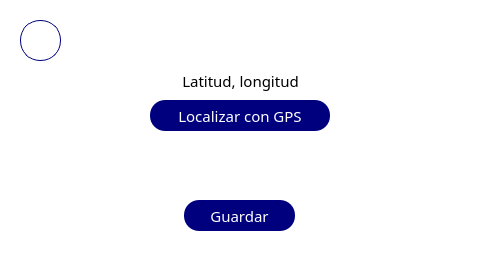
<?xml version="1.0" encoding="UTF-8"?>
<ui version="4.0">
 <class>MainWindow</class>
 <widget class="QMainWindow" name="MainWindow">
  <property name="geometry">
   <rect>
    <x>0</x>
    <y>0</y>
    <width>480</width>
    <height>272</height>
   </rect>
  </property>
  <property name="windowTitle">
   <string>MainWindow</string>
  </property>
  <property name="styleSheet">
   <string notr="true">background-color: white;
font: 11pt Poppins;</string>
  </property>
  <widget class="QWidget" name="centralwidget">
   <property name="styleSheet">
    <string notr="true"/>
   </property>
   <widget class="QPushButton" name="backBtn">
    <property name="geometry">
     <rect>
      <x>20</x>
      <y>20</y>
      <width>41</width>
      <height>41</height>
     </rect>
    </property>
    <property name="styleSheet">
     <string notr="true">height: 40px;
border-radius: 20px;
border: 1px solid #00007f;
background-color: white;
color: #00007f;
font-weight: 500;
font-size: 11px;</string>
    </property>
    <property name="text">
     <string/>
    </property>
   </widget>
   <widget class="QLabel" name="label_4">
    <property name="geometry">
     <rect>
      <x>100</x>
      <y>70</y>
      <width>281</width>
      <height>21</height>
     </rect>
    </property>
    <property name="text">
     <string>&lt;html&gt;&lt;head/&gt;&lt;body&gt;&lt;p align=&quot;center&quot;&gt;Latitud, longitud&lt;/p&gt;&lt;/body&gt;&lt;/html&gt;</string>
    </property>
   </widget>
   <widget class="QPushButton" name="gpsBtn">
    <property name="geometry">
     <rect>
      <x>150</x>
      <y>100</y>
      <width>180</width>
      <height>31</height>
     </rect>
    </property>
    <property name="styleSheet">
     <string notr="true">border-radius: 20px;
background-color: #00007f;
color: white;
border: none;
border-radius: 15px;
font-size: 11pt;
</string>
    </property>
    <property name="text">
     <string>Localizar con GPS</string>
    </property>
   </widget>
   <widget class="QPushButton" name="saveBtn">
    <property name="geometry">
     <rect>
      <x>184</x>
      <y>200</y>
      <width>111</width>
      <height>31</height>
     </rect>
    </property>
    <property name="styleSheet">
     <string notr="true">border-radius: 20px;
background-color: #00007f;
color: white;
border: none;
border-radius: 15px;
font-size: 11pt;
</string>
    </property>
    <property name="text">
     <string>Guardar</string>
    </property>
   </widget>
  </widget>
 </widget>
 <resources/>
 <connections/>
</ui>
